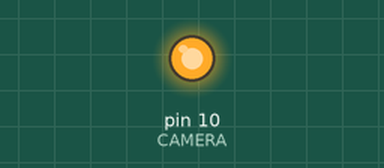
Bench run of a sketch on a simulated Arduino Uno, built with avr-gcc and run on an emulated ATmega328P. Parts: output pins drawn as LEDs (lit = HIGH).

Above: at 5.1 s.
At 5.6 s:
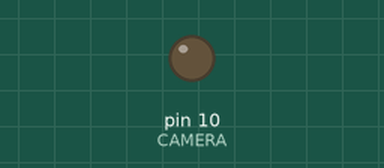
Timing chart, 0 to 7.1 s (numbered marks = the images above):
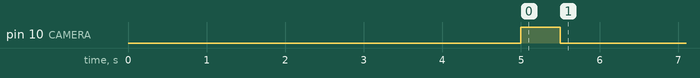

The sketch:

001_camera_remote.ino
```cpp
int CAMERA = 10; //Pin an dem die Kamera angeschlossen ist

void setup() {
  pinMode(CAMERA,OUTPUT);    //Pin 10 als output initialisieren
  delay(5000);               //5 Sekunden warten
  digitalWrite(CAMERA,HIGH); //Kamera auslösen
  delay(500);                //kurz warten
  digitalWrite(CAMERA,LOW);
}

void loop() {
  //Nichts mehr zu tun...
}
```
